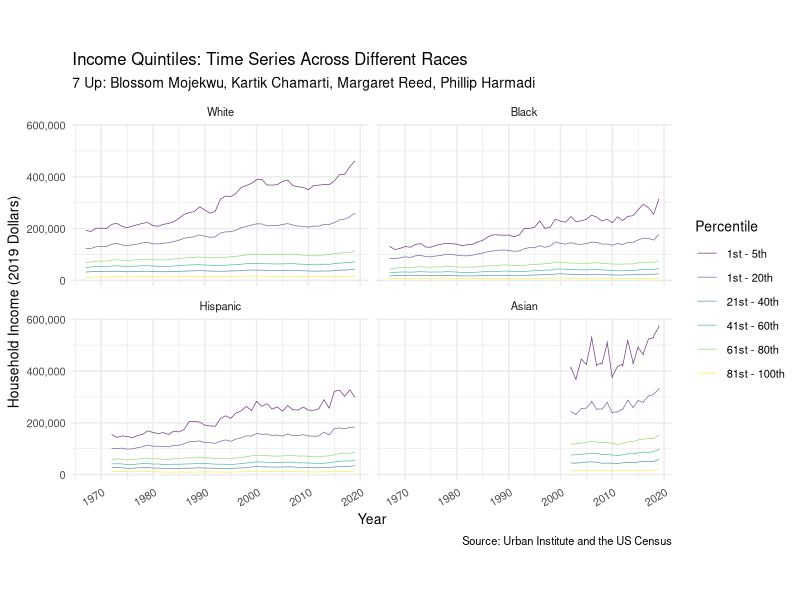

Reproduce this figure in R. (Note: this script raises an error after producing the figure.)
## ---- chunk 1
knitr::opts_chunk$set(echo = TRUE)
## ---- chunk 2
library(tidyverse)
## ---- chunk 3
# tuesdata <- tidytuesdayR::tt_load('2021-02-09')
## ---- chunk 4
income_mean <- read.csv(file = "data/income_mean.csv")
## ---- chunk 5
income_mean$race <- as.character(income_mean$race)

income_mean <- income_mean %>%
  mutate(race = case_when(
      race == "All Races"   ~ "All",
      race == "Asian Alone" ~ "Asian",
      race == "Black Alone" ~ "Black",
      race == "Hispanic"    ~ "Hispanic",
      race == "White Alone" ~ "White",
      TRUE                  ~ as.character(race))
    ) %>%
  filter(race == "All" | race == "Asian" | race == "Black" | 
           race == "Hispanic" | race == "White")

income_mean$race <- factor(income_mean$race, 
                           levels = c("All", "White", "Black", "Hispanic", "Asian"))

income_mean
## ---- chunk 6
income_mean <- income_mean %>%
  mutate(income_percentile = case_when(
      income_quintile == "Top 5%"   ~ "1st - 5th",
      income_quintile == "Highest"  ~ "1st - 20th",
      income_quintile == "Second"   ~ "21st - 40th",
      income_quintile == "Middle"   ~ "41st - 60th",
      income_quintile == "Fourth"   ~ "61st - 80th",
      income_quintile == "Lowest"   ~ "81st - 100th")) 


income_mean$income_percentile <- as.factor(income_mean$income_percentile) 

income_mean$income_percentile <- factor(income_mean$income_percentile, 
                                        levels = c("1st - 5th", "1st - 20th", "21st - 40th",
                                                   "41st - 60th", "61st - 80th", "81st - 100th"))

income_mean
## ---- chunk 7
income_mean <- income_mean %>% filter(dollar_type == "2019 Dollars")

income_mean <- income_mean %>% filter(race != "All")
## ---- chunk 8
ggplot(data = income_mean,
       mapping = aes(x = year,
                     y = income_dollars,
                     colour = income_percentile)) +
  geom_line(size = 0.25, alpha = 0.75) + 
  facet_wrap(. ~ race, nrow = 2) +
  labs(title = "Income Quintiles: Time Series Across Different Races",
       subtitle = "7 Up: Blossom Mojekwu, Kartik Chamarti, Margaret Reed, Phillip Harmadi",
       x = "Year", y = "Household Income (2019 Dollars)", color = "Percentile",
       caption = "Source: Urban Institute and the US Census") +
  scale_x_continuous(breaks = scales::pretty_breaks(n = 5)) +
  scale_y_continuous(labels = scales::comma) +
  scale_colour_viridis_d() +
  theme_minimal() +
  theme(text = element_text(size = 10), 
        axis.text.x = element_text(angle = 30, hjust = 1),
        axis.text.y = element_text(angle = 0, hjust = 1)) +
  coord_fixed(ratio = 1 / 20000)
## ---- chunk 9
income_mean <- read.csv(file = "data/income_mean.csv")

income_mean_wider <- pivot_wider(data = income_mean, 
                                  names_from = income_quintile, 
                                  values_from = c("income_dollars")) %>% unnest

income_mean_wider

income_mean_wider <- income_mean_wider %>%
  mutate(lowest_standardized = 1,
         second_standardized = Second / Lowest,
         middle_standardized = Middle / Lowest,
         fourth_standardized = Fourth / Lowest,
         highest_standardized = Highest / Lowest,
         top_5_pct_standardized = `Top 5%` / Lowest)

income_mean_wider <- income_mean_wider %>%
  select(-c("Lowest", "Second", "Middle", "Fourth", "Highest", "Top 5%")) %>%
  filter(dollar_type == "2019 Dollars") %>%
  select(-c("dollar_type")) %>%
  mutate(race = case_when(
      race == "All Races"   ~ "All",
      race == "Asian Alone" ~ "Asian",
      race == "Black Alone" ~ "Black",
      race == "Hispanic"    ~ "Hispanic",
      race == "White Alone" ~ "White",
      TRUE                  ~ as.character(race))
    ) %>%
  filter(race == "All" | race == "Asian" | race == "Black" | 
           race == "Hispanic" | race == "White") %>%
  filter(race != "All") 

income_mean_wider$race <- factor(income_mean_wider$race, 
                                 levels = c("White", "Black", "Hispanic", "Asian"))

income_mean_wider$lowest_standardized <- as.double(income_mean_wider$lowest_standardized)
income_mean_wider$second_standardized <- as.double(income_mean_wider$second_standardized)
income_mean_wider$middle_standardized <- as.double(income_mean_wider$middle_standardized)
income_mean_wider$fourth_standardized <- as.double(income_mean_wider$fourth_standardized)
income_mean_wider$highest_standardized <- as.double(income_mean_wider$highest_standardized)
income_mean_wider$top_5_pct_standardized <- as.double(income_mean_wider$top_5_pct_standardized)

income_mean_wider
## ---- chunk 10
income_mean_final <- income_mean_wider %>% 
  pivot_longer(data = income_mean_wider, 
               cols = !year:race,
               names_to = "income_quintile", 
               values_to = "income_dollars")

income_mean_final <- income_mean_final %>%
  mutate(income_percentile = case_when(
      income_quintile == "top_5_pct_standardized"    ~ "1st - 5th",
      income_quintile == "highest_standardized"      ~ "1st - 20th",
      income_quintile == "fourth_standardized"       ~ "21st - 40th",
      income_quintile == "middle_standardized"       ~ "41st - 60th",
      income_quintile == "second_standardized"       ~ "61st - 80th",
      income_quintile == "lowest_standardized"       ~ "81st - 100th"),
      income_dollars_standardized = income_dollars) %>%
  select(-c("income_dollars"))

income_mean_final$income_percentile <- factor(income_mean_final$income_percentile, 
                                        levels = c("1st - 5th", "1st - 20th", "21st - 40th",
                                                   "41st - 60th", "61st - 80th", "81st - 100th"))

income_mean_final
## ---- chunk 11
ggplot(data = income_mean_final,
       mapping = aes(x = year,
                     y = income_dollars_standardized,
                     colour = income_percentile)) +
  geom_line(size = 0.25, alpha = 0.75) + 
  facet_wrap(. ~ race, nrow = 2) +
  labs(title = "Income Gap: How much do top households earn compared to bottom households for each race?",
       subtitle = "7 Up: Blossom Mojekwu, Kartik Chamarti, Margaret Reed, Phillip Harmadi",
       x = "Year", y = "Household Income Ratio", 
       color = "Percentile",
       caption = "Household income in the bottom quintile (81st-100th) for all years are standardized to a value of 1 for each race.") +
  scale_x_continuous(breaks = scales::pretty_breaks(n = 5)) +
  scale_y_continuous(labels = scales::comma) +
  scale_colour_viridis_d() +
  theme_minimal() +
  theme(text = element_text(size = 9), 
        axis.text.x = element_text(angle = 30, hjust = 1),
        axis.text.y = element_text(angle = 0, hjust = 1)) +
  coord_fixed(ratio = 1 / 1.5)
